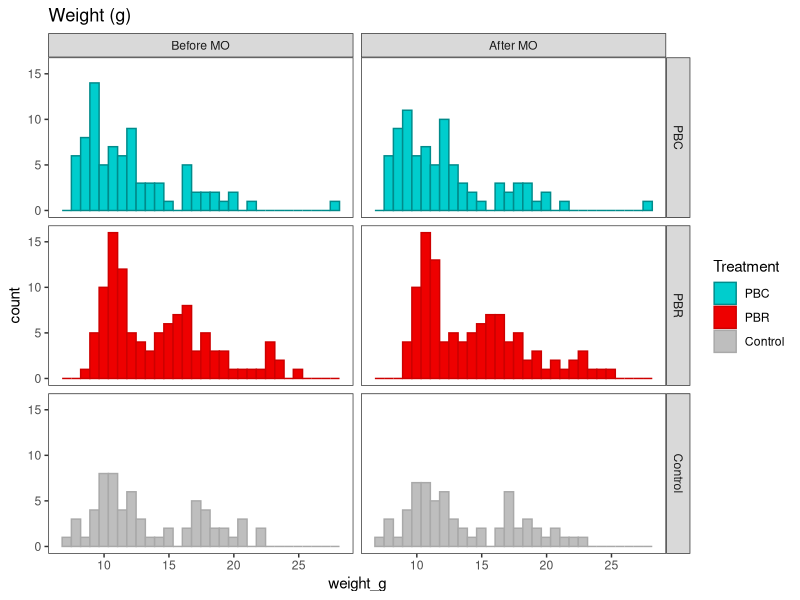
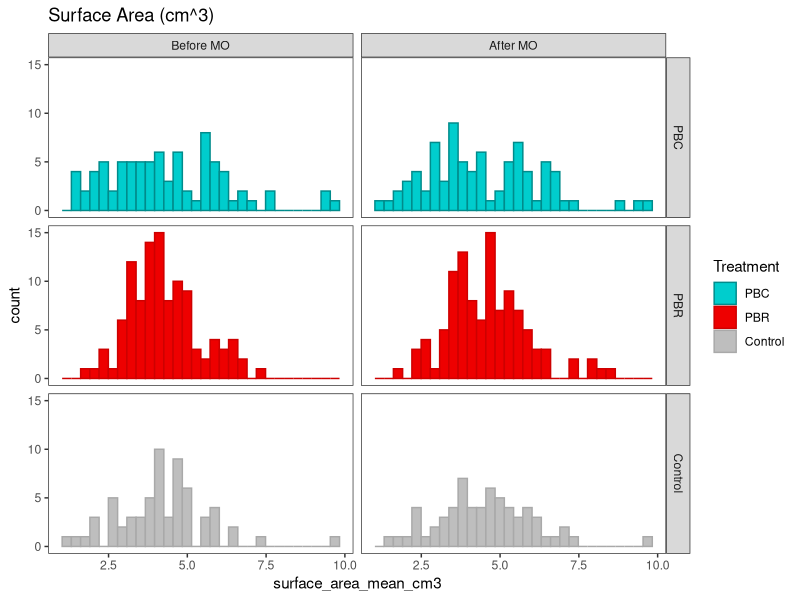
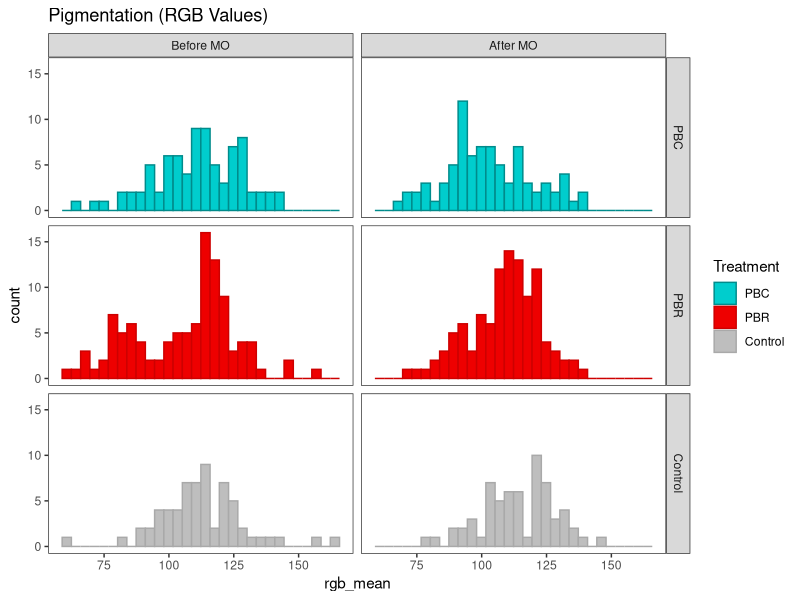
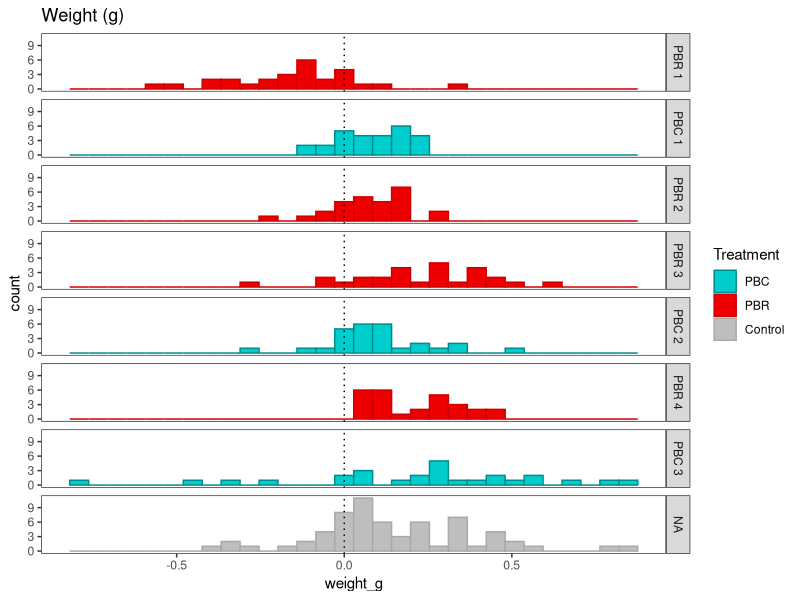
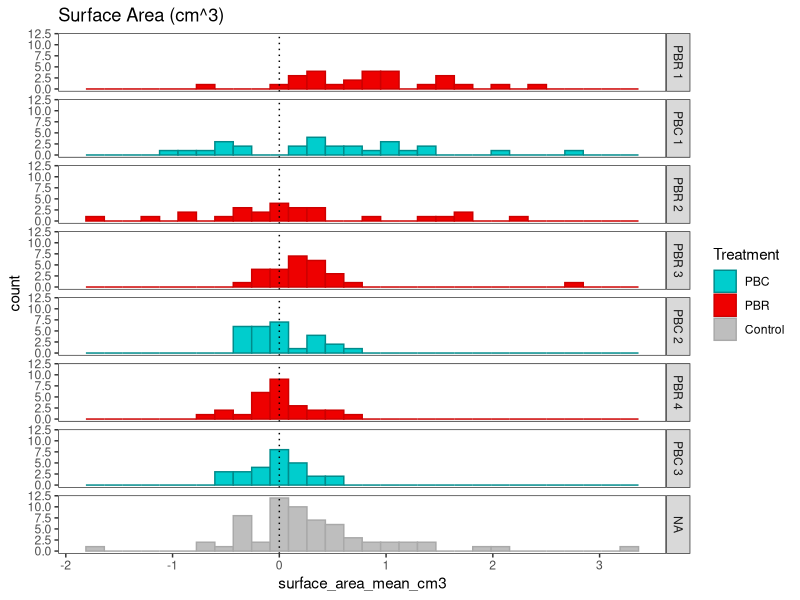
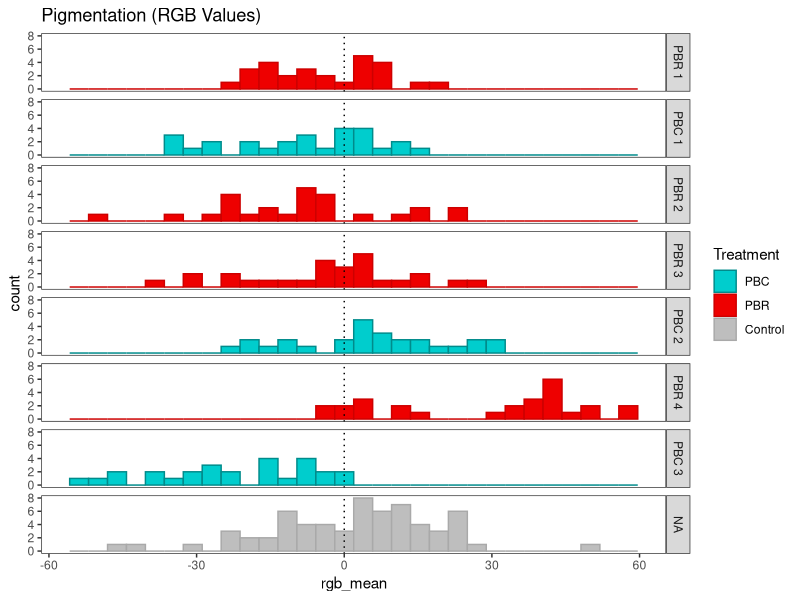
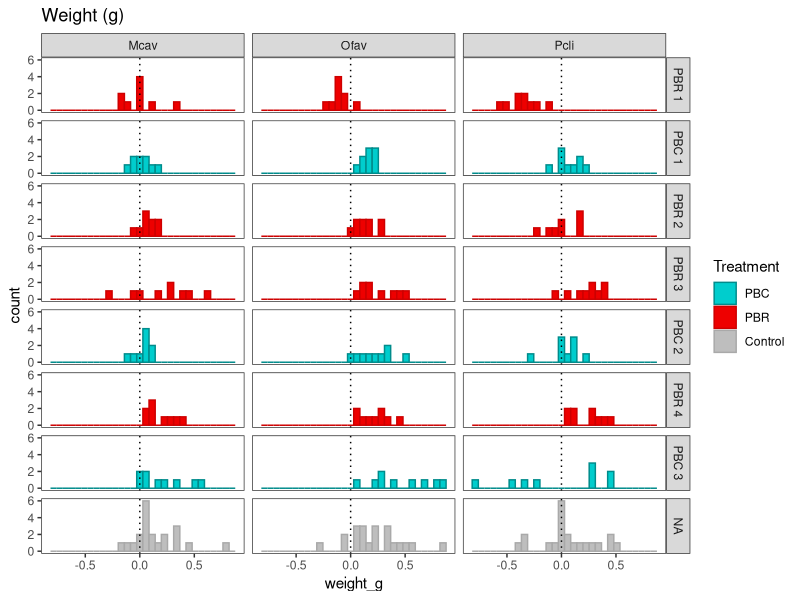
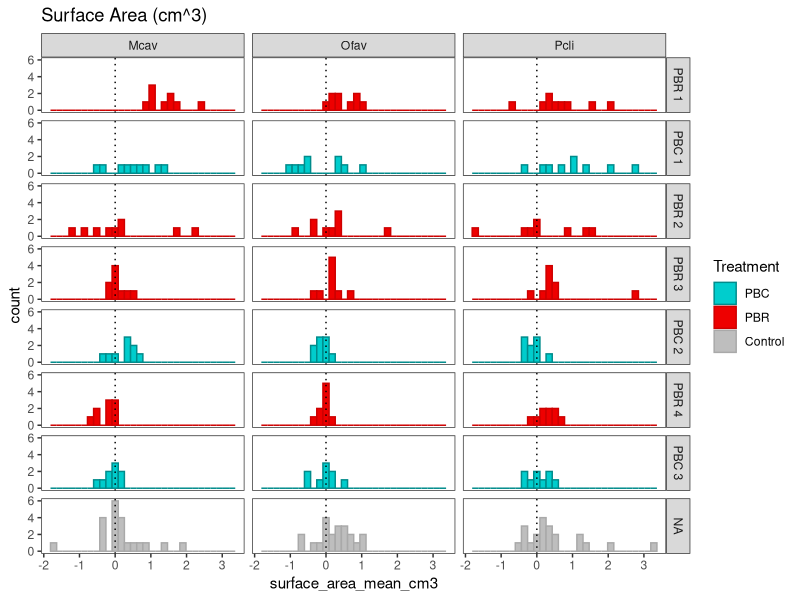

R code for these plots, in order:
## ---- chunk 1
library(tidyverse)
library(readxl)
library(openxlsx)
library(rstatix)
# get rid of scientific notation
options(scipen = 9999)
# Do this to avoid dplyr error message
options(dplyr.summarise.inform = FALSE)  
## ---- chunk 2
df <- read_excel("InputData/Raw/CoralData/Coral Color_Weight Data.xlsx",
                  sheet = "Before & After MO for R")
## ---- chunk 3
# create dataframe of all treatments
df_edit <- df %>%
  # take out Notes column and person column (at least for right now)
  select(-Notes, -Person_weight_photos, -Person_ImageJ, -`Scale_pixels/cm`) %>% 
  # split "fragment" column into 2 columns called "colony number" and "fragment number"
  # "colony number" is the tens place from "fragment" and refers to the colony that each fragment is from and is unique for each colony
  # "fragment number" is the tenths place from "fragment" and refers to the number 1-4 given to each fragment of each colony; these numbers are the same for each colony; 1-3 are experimental fragments that went in the MO, 4 is the control fragment that stayed in raceway 2
  separate_wider_delim(cols = "Fragment",
                       delim = ".",
                       names = c("colony_number", "fragment_number"), 
                       cols_remove = FALSE) %>%
  # create column labeling each fragment as an experimental or control frag
  mutate(Trial = ifelse(fragment_number == 4, 
                        paste(Treatment, Trial, "Control"), paste(Treatment, Trial)),
         Treatment = ifelse(fragment_number == 4, "Control", Treatment),
         frag_id = paste(Species, Fragment, sep = " "), 
         weight_g = as.numeric(Weight_g),
         surface_area_mean_cm3 = as.numeric(Surface_Area_Mean_cm3),
         surface_area_std = as.numeric(Surface_Area_Std),
         red_mean = as.numeric(Red_Mean),
         red_std = as.numeric(Red_Std),
         green_mean = as.numeric(Green_Mean),
         green_std = as.numeric(Green_Std),
         blue_mean = as.numeric(Blue_Mean),
         blue_std = as.numeric(Blue_Std)) %>%
  na.omit() %>%
  # quality control step taking out any color values greater than 255 since RGB values only go from 0-255
  filter(red_mean <= 255 & green_mean <= 255 & blue_mean <= 255) %>%
  # create a column that averages red, green, and blue values to get shade intensity: higher value = more bleached, lower value = less bleached
  mutate(rgb_mean = (red_mean + green_mean + blue_mean)/3) %>%
  #getting rid of the second copy with the capitalized column titles
  select(-Weight_g, -Surface_Area_Mean_cm3, -Surface_Area_Std, -Red_Mean, -Red_Std, -Green_Mean, -Green_Std, -Blue_Mean, -Blue_Std) %>%
  relocate(frag_id, .after = Date) #makes the df look nicer

## ---- chunk 4
# order the levels for the independent factors (alphabetical by default)
df_edit$Time <- factor(df_edit$Time,levels = c('Before MO','After MO'))
df_edit$Treatment <- factor(df_edit$Treatment,levels = c('PBC','PBR', 'Control'))

# run shapiro-wilks test for normality on weight, surface area, and rgb for all data
## Before
df_edit %>%
  filter(Time == "Before MO") %>%
  shapiro_test(weight_g, surface_area_mean_cm3, rgb_mean)
## After
df_edit %>%
  filter(Time == "After MO") %>%
  shapiro_test(weight_g, surface_area_mean_cm3, rgb_mean)

## ---- chunk 5
## weight 
df_edit %>%
  ggplot(aes(x = weight_g,
             fill = Treatment, 
             color = Treatment)) +
  facet_grid(rows = vars(Treatment), cols = vars(Time)) +
  geom_histogram() +
  ggtitle("Weight (g)") +
  scale_fill_manual(values = c("cyan3", "red2", "grey")) +
  scale_color_manual(values = c("cyan4", "red3", "darkgrey")) +
  theme_bw() +
  theme(panel.grid.major = element_blank(), 
        panel.grid.minor = element_blank(),
        panel.background = element_blank())

## surface area
df_edit %>%
  ggplot(aes(x = surface_area_mean_cm3,
             fill = Treatment, 
             color = Treatment)) +
  facet_grid(rows = vars(Treatment), cols = vars(Time)) +
  geom_histogram() +
  ggtitle("Surface Area (cm^3)")+
  scale_fill_manual(values = c("cyan3", "red2", "grey")) +
  scale_color_manual(values = c("cyan4", "red3", "darkgrey")) +
  theme_bw() +
  theme(panel.grid.major = element_blank(), 
        panel.grid.minor = element_blank(),
        panel.background = element_blank())

## rgb
df_edit %>%
  ggplot(aes(x = rgb_mean, 
             fill = Treatment, 
             color = Treatment)) +
  facet_grid(rows = vars(Treatment), cols = vars(Time)) +
  geom_histogram() +
  ggtitle("Pigmentation (RGB Values)")+
  scale_fill_manual(values = c("cyan3", "red2", "grey")) +
  scale_color_manual(values = c("cyan4", "red3", "darkgrey")) +
  theme_bw() +
  theme(panel.grid.major = element_blank(), 
        panel.grid.minor = element_blank(),
        panel.background = element_blank())


## ---- chunk 6
# filter df_edit to have just before
df_before <- df_edit %>%
  filter(Time == "Before MO") %>%
  select(frag_id, Species, Treatment, Trial, weight_g, surface_area_mean_cm3, rgb_mean)

# filter df_edit to have just after
df_after <- df_edit %>%
  filter(Time == "After MO") %>%
    select(frag_id, Species, Treatment, Trial, weight_g, surface_area_mean_cm3, rgb_mean)

# subtract values: After MO - Before MO 
df_subtracted <- df_after %>%
  mutate(weight_g = df_after$weight_g - df_before$weight_g,
         surface_area_mean_cm3 = df_after$surface_area_mean_cm3 - df_before$surface_area_mean_cm3,
         rgb_mean = df_after$rgb_mean - df_before$rgb_mean)

## ---- chunk 7
# order the levels for the independent factors (alphabetical by default)
df_subtracted$Treatment <- factor(df_subtracted$Treatment,levels = c('PBC','PBR', 'Control'))
df_subtracted$Trial <- factor(df_subtracted$Trial, levels = c("PBR 1", "PBC 1", "PBR 2", "PBR 3", "PBC 2", "PBR 4", "PBC 3", "Control"))

# run shapiro-wilks test for normality on weight, surface area, and rgb for all data
df_subtracted %>%
  shapiro_test(weight_g, surface_area_mean_cm3, rgb_mean)
# run shapiro-wilks test for normality on weight, surface area, and rgb by Trial
df_subtracted %>%
  group_by(Trial) %>%
  shapiro_test(weight_g, surface_area_mean_cm3, rgb_mean) %>%
  filter(p <= 0.05) #just show results for significant values

## ---- chunk 8
# Histogram faceted by Trial
## Weight
plot_WeightChangeTri <- df_subtracted %>%
  ggplot(aes(x = weight_g,
             fill = Treatment, 
             color = Treatment)) +
  facet_grid(rows = vars(Trial)) +
  geom_histogram() +
  # add dotted line at x = 0
  geom_vline(xintercept = 0, linetype = "dotted") +
  ggtitle("Weight (g)") +
  scale_fill_manual(values = c("cyan3", "red2", "grey")) +
  scale_color_manual(values = c("cyan4", "red3", "darkgrey")) +
  theme_bw() +
  theme(panel.grid.major = element_blank(), 
        panel.grid.minor = element_blank(),
        panel.background = element_blank())
# view plot
plot_WeightChangeTri

## Surface Area
plot_SurfaceAreaChangeTri <- df_subtracted %>%
  ggplot(aes(x = surface_area_mean_cm3,
             fill = Treatment, 
             color = Treatment)) +
  facet_grid(rows = vars(Trial)) +
  geom_histogram() +
  # add dotted line at x = 0
  geom_vline(xintercept = 0, linetype = "dotted") +
  ggtitle("Surface Area (cm^3)")+
  scale_fill_manual(values = c("cyan3", "red2", "grey")) +
  scale_color_manual(values = c("cyan4", "red3", "darkgrey")) +
  theme_bw() +
  theme(panel.grid.major = element_blank(), 
        panel.grid.minor = element_blank(),
        panel.background = element_blank())
# view plot 
plot_SurfaceAreaChangeTri
# save plot
# ggsave("Surface Area Change by Trial.png", 
#        plot = plot_SurfaceAreaChangeTri,
#        path = "Figures/Wrangling")

## RGB
plot_RGBChangeTri <- df_subtracted %>%
  ggplot(aes(x = rgb_mean,
             fill = Treatment, 
             color = Treatment)) +
  facet_grid(rows = vars(Trial)) +
  geom_histogram() +
  # add dotted line at x = 0
  geom_vline(xintercept = 0, linetype = "dotted") +
  ggtitle("Pigmentation (RGB Values)")+
  scale_fill_manual(values = c("cyan3", "red2", "grey")) +
  scale_color_manual(values = c("cyan4", "red3", "darkgrey")) +
  theme_bw() +
  theme(panel.grid.major = element_blank(), 
        panel.grid.minor = element_blank(),
        panel.background = element_blank())
# view plot 
plot_RGBChangeTri
# save plot
# ggsave("RGB Change by Trial.png", 
#        plot = plot_RGBChangeTri,
#        path = "Figures/Wrangling")

## ---- chunk 9
# Histogram faceted by Species and Trial
## Weight 
plot_WeightChangeSpecTri <- df_subtracted %>%
  ggplot(aes(x = weight_g,
             fill = Treatment, 
             color = Treatment)) +
  facet_grid(rows = vars(Trial), 
             cols = vars(Species)) +
  geom_histogram() +
  # add dotted line at x = 0
  geom_vline(xintercept = 0, linetype = "dotted") +
  ggtitle("Weight (g)") +
  scale_fill_manual(values = c("cyan3", "red2", "grey")) +
  scale_color_manual(values = c("cyan4", "red3", "darkgrey")) +
  theme_bw() +
  theme(panel.grid.major = element_blank(), 
        panel.grid.minor = element_blank(),
        panel.background = element_blank())
# view plot
plot_WeightChangeSpecTri
# save plot
# ggsave("Weight Change by Trial and Species.png", 
#        plot = plot_WeightChangeSpecTri,
#        path = "Figures/Wrangling")

## Surface Area
plot_SurfaceAreaChangeSpecTri <- df_subtracted %>%
  ggplot(aes(x = surface_area_mean_cm3,
             fill = Treatment, 
             color = Treatment)) +
  facet_grid(rows = vars(Trial), 
             cols = vars(Species)) +
  geom_histogram() +
  # add dotted line at x = 0
  geom_vline(xintercept = 0, linetype = "dotted") +
  ggtitle("Surface Area (cm^3)")+
  scale_fill_manual(values = c("cyan3", "red2", "grey")) +
  scale_color_manual(values = c("cyan4", "red3", "darkgrey")) +
  theme_bw() +
  theme(panel.grid.major = element_blank(), 
        panel.grid.minor = element_blank(),
        panel.background = element_blank())
# view plot 
plot_SurfaceAreaChangeSpecTri
# save plot
# ggsave("Surface Area Change by Trial and Species.png", 
#        plot = plot_SurfaceAreaChangeSpecTri,
#        path = "Figures/Wrangling")

# RGB
plot_RGBChangeSpecTri <- df_subtracted %>%
  ggplot(aes(x = rgb_mean,
             fill = Treatment, 
             color = Treatment)) +
  facet_grid(rows = vars(Trial), 
             cols = vars(Species)) +
  geom_histogram() +
  # add dotted line at x = 0
  geom_vline(xintercept = 0, linetype = "dotted") +
  ggtitle("Pigmentation (RGB Values)")+
  scale_fill_manual(values = c("cyan3", "red2", "grey")) +
  scale_color_manual(values = c("cyan4", "red3", "darkgrey")) +
  theme_bw() +
  theme(panel.grid.major = element_blank(), 
        panel.grid.minor = element_blank(),
        panel.background = element_blank())
# view plot 
plot_RGBChangeSpecTri
# save plot
# ggsave("RGB Change by Trial and Species.png", 
#        plot = plot_RGBChange,
#        path = "Figures/Wrangling")

## ---- chunk 10
#get weekly growth rates to normalize connor's trials which were 3 weeks to savanna's trials which were 6 weeks
df_rates <- df_subtracted %>%
  mutate(weight_g_weekly = ifelse((Treatment == "PBR" & Trial == 1) | 
                                  (Treatment == "PBC" & Trial == 1) | 
                                  (Treatment == "PBR" & Trial == 2),
                                weight_g / 3, 
                                weight_g / 6)) %>%
  mutate(surface_area_cm3_weekly = ifelse((Treatment == "PBR" & Trial == 1) | 
                                        (Treatment == "PBC" & Trial == 1) | 
                                        (Treatment == "PBR" & Trial == 2),
                                      surface_area_mean_cm3 / 3, 
                                      surface_area_mean_cm3 / 6)) %>%
  #create weekly rgb rate to normalize trial lengths
  mutate(rgb_weekly = ifelse((Treatment == "PBR" & Trial == 1) | 
                               (Treatment == "PBC" & Trial == 1) | 
                               (Treatment == "PBR" & Trial == 2),
                             rgb_mean / 3, 
                             rgb_mean / 6)) %>%
  select(-weight_g, -surface_area_mean_cm3, -rgb_mean)

# save rates df as csv for use in permanova workbook
# write_csv(df_rates, "InputData/Clean/CoralData/CoralColorWeightData_Rates.csv")

## ---- chunk 11
# weight
t.test(df_subtracted$weight_g, df_rates$weight_g_weekly, alternative = "two.sided", paired = T)

# surface area
t.test(df_subtracted$surface_area_mean_cm3, df_rates$surface_area_cm3_weekly, alternative = "two.sided", paired = T)

# rgb
t.test(df_subtracted$rgb_mean, df_rates$rgb_weekly, alternative = "two.sided", paired = T)

## ---- chunk 12
# weight
cbind(df_rates, df_subtracted$weight_g) %>%
  pivot_longer(cols = c("df_subtracted$weight_g", "weight_g_weekly"), 
               names_to = "variable_names",
               values_to = "variable_values") %>%
  ggplot(aes(x = variable_names,
             y = variable_values)) +
  geom_boxplot() +
  theme_bw() +
  theme(panel.grid.major = element_blank(), 
        panel.grid.minor = element_blank(),
        panel.background = element_blank())

# surface area
cbind(df_rates, df_subtracted$surface_area_mean_cm3) %>%
  pivot_longer(cols = c("df_subtracted$surface_area_mean_cm3", "surface_area_cm3_weekly"), 
               names_to = "variable_names",
               values_to = "variable_values") %>%
  ggplot(aes(x = variable_names,
             y = variable_values)) +
  geom_boxplot() +
  theme_bw() +
  theme(panel.grid.major = element_blank(), 
        panel.grid.minor = element_blank(),
        panel.background = element_blank())

# rgb
cbind(df_rates, df_subtracted$rgb_mean) %>%
  pivot_longer(cols = c("df_subtracted$rgb_mean", "rgb_weekly"), 
               names_to = "variable_names",
               values_to = "variable_values") %>%
  ggplot(aes(x = variable_names,
             y = variable_values)) +
  geom_boxplot() +
  theme_bw() +
  theme(panel.grid.major = element_blank(), 
        panel.grid.minor = element_blank(),
        panel.background = element_blank())


## ---- chunk 13
# order the levels for the independent factors (alphabetical by default)
df_rates$Treatment <- factor(df_rates$Treatment,levels = c('PBC','PBR', 'Control'))
df_rates$Trial <- factor(df_rates$Trial, levels = c("PBR 1", "PBC 1", "PBR 2", "PBR 3", "PBC 2", "PBR 4", "PBC 3", "Control"))

# run shapiro-wilks test for normality on weight, surface area, and rgb for all data
df_rates %>%
  shapiro_test(weight_g_weekly, surface_area_cm3_weekly, rgb_weekly)
# run shapiro-wilks test for normality on weight, surface area, and rgb by Trial
df_rates %>%
  group_by(Trial) %>%
  shapiro_test(weight_g_weekly, surface_area_cm3_weekly, rgb_weekly) %>%
  filter(p <= 0.05) #just show results for significant values

## ---- chunk 14
# Weekly Weight
#plot_WeeklyWeightChangeTri <- 
df_rates %>%
  ggplot(aes(x = weight_g_weekly,
             fill = Treatment,
             color = Treatment)) +
  facet_grid(rows = vars(Trial)) +
  geom_histogram() +
  # add dotted line at x = 0
  geom_vline(xintercept = 0, linetype = "dotted") +
  ggtitle("Weekly Weight (g)") +
  scale_fill_manual(values = c("cyan3", "red2", "grey")) +
  scale_color_manual(values = c("cyan4", "red3", "darkgrey")) +
  theme_bw() +
  theme(panel.grid.major = element_blank(),
        panel.grid.minor = element_blank(),
        panel.background = element_blank())
# view plot
#plot_WeeklyWeightChangeTri
# save plot
# ggsave("Weekly Weight Change by Trial.png",
#        plot = plot_WeeklyWeightChangeTri,
#        path = "Figures/Wrangling")

# Weekly Surface Area
df_rates %>%
  ggplot(aes(x = surface_area_cm3_weekly,
             fill = Treatment,
             color = Treatment)) +
  facet_grid(rows = vars(Trial)) +
  geom_histogram() +
  # add dotted line at x = 0
  geom_vline(xintercept = 0, linetype = "dotted") +
  ggtitle("Surface Area (cm^3)") +
  scale_fill_manual(values = c("cyan3", "red2", "grey")) +
  scale_color_manual(values = c("cyan4", "red3", "darkgrey")) +
  theme_bw() +
  theme(panel.grid.major = element_blank(),
        panel.grid.minor = element_blank(),
        panel.background = element_blank())

# Weekly RGB
df_rates %>%
  ggplot(aes(x = rgb_weekly,
             fill = Treatment,
             color = Treatment)) +
  facet_grid(rows = vars(Trial)) +
  geom_histogram() +
  # add dotted line at x = 0
  geom_vline(xintercept = 0, linetype = "dotted") +
  ggtitle("Weekly Pigmentation (RGB Values)") +
  scale_fill_manual(values = c("cyan3", "red2", "grey")) +
  scale_color_manual(values = c("cyan4", "red3", "darkgrey")) +
  theme_bw() +
  theme(panel.grid.major = element_blank(),
        panel.grid.minor = element_blank(),
        panel.background = element_blank())

## ---- chunk 15
# Weekly Weight
df_rates %>%
  ggplot(aes(x = weight_g_weekly,
             fill = Treatment,
             color = Treatment)) +
  facet_grid(rows = vars(Trial),
             cols = vars(Species)) +
  geom_histogram() +
  # add dotted line at x = 0
  geom_vline(xintercept = 0, linetype = "dotted") +
  ggtitle("Weekly Weight (g)") +
  scale_fill_manual(values = c("cyan3", "red2", "grey")) +
  scale_color_manual(values = c("cyan4", "red3", "darkgrey")) +
  theme_bw() +
  theme(panel.grid.major = element_blank(),
        panel.grid.minor = element_blank(),
        panel.background = element_blank())

# surface area
df_rates %>%
  ggplot(aes(x = surface_area_cm3_weekly,
             fill = Treatment,
             color = Treatment)) +
  facet_grid(rows = vars(Trial),
             cols = vars(Species)) +
  geom_histogram() +
  # add dotted line at x = 0
  geom_vline(xintercept = 0, linetype = "dotted") +
  ggtitle("Weekly Weight (g)") +
  scale_fill_manual(values = c("cyan3", "red2", "grey")) +
  scale_color_manual(values = c("cyan4", "red3", "darkgrey")) +
  theme_bw() +
  theme(panel.grid.major = element_blank(),
        panel.grid.minor = element_blank(),
        panel.background = element_blank())

# rgb
df_rates %>%
  ggplot(aes(x = rgb_weekly,
             fill = Treatment,
             color = Treatment)) +
  facet_grid(rows = vars(Trial),
             cols = vars(Species)) +
  geom_histogram() +
  # add dotted line at x = 0
  geom_vline(xintercept = 0, linetype = "dotted") +
  ggtitle("Weekly Weight (g)") +
  scale_fill_manual(values = c("cyan3", "red2", "grey")) +
  scale_color_manual(values = c("cyan4", "red3", "darkgrey")) +
  theme_bw() +
  theme(panel.grid.major = element_blank(),
        panel.grid.minor = element_blank(),
        panel.background = element_blank())
